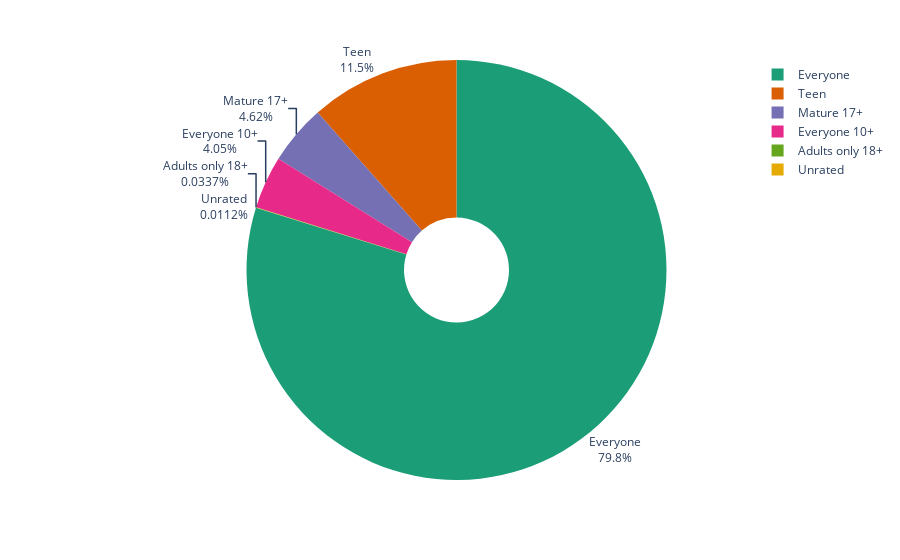

Notebook code cell kept with this figure:
### Code cell
# Setting up Coordinates:
labels = content_ratings.index
values = content_ratings.values

# Making the Pie Chart
pie = px.pie(
    labels=labels,
    values=values,
    names=labels,
    hole=0.25,
    color_discrete_sequence=px.colors.qualitative.Dark2,
)

# Styling the pie chart:
pie.update_traces(
    textposition="outside",
    textinfo="label+percent",
)

pie.show()

### Figure 1 — Plotly figure (JSON) as saved in the notebook; plotly's stock layout.template omitted (floating-point values rounded to 4 significant figures)
{"data": [{"domain": {"x": [0, 1], "y": [0, 1]}, "hole": 0.25, "hovertemplate": "label=%{label}<br>value=%{value}<extra></extra>", "labels": ["Everyone", "Teen", "Mature 17+", "Everyone 10+", "Adults only 18+", "Unrated"], "legendgroup": "", "name": "", "showlegend": true, "textinfo": "label+percent", "textposition": "outside", "type": "pie", "values": [7094, 1022, 411, 360, 3, 1]}], "layout": {"legend": {"tracegroupgap": 0}, "margin": {"t": 60}, "piecolorway": ["rgb(27,158,119)", "rgb(217,95,2)", "rgb(117,112,179)", "rgb(231,41,138)", "rgb(102,166,30)", "rgb(230,171,2)", "rgb(166,118,29)", "rgb(102,102,102)"]}}
